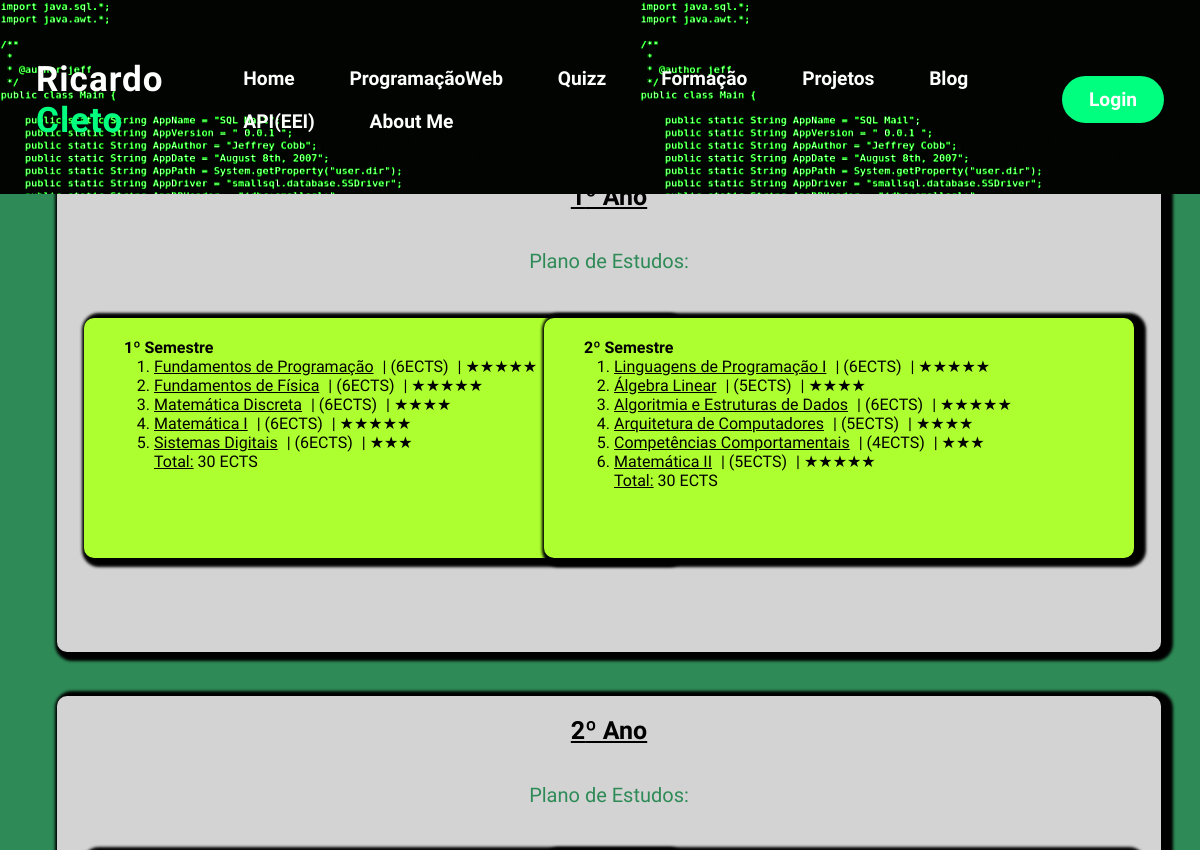
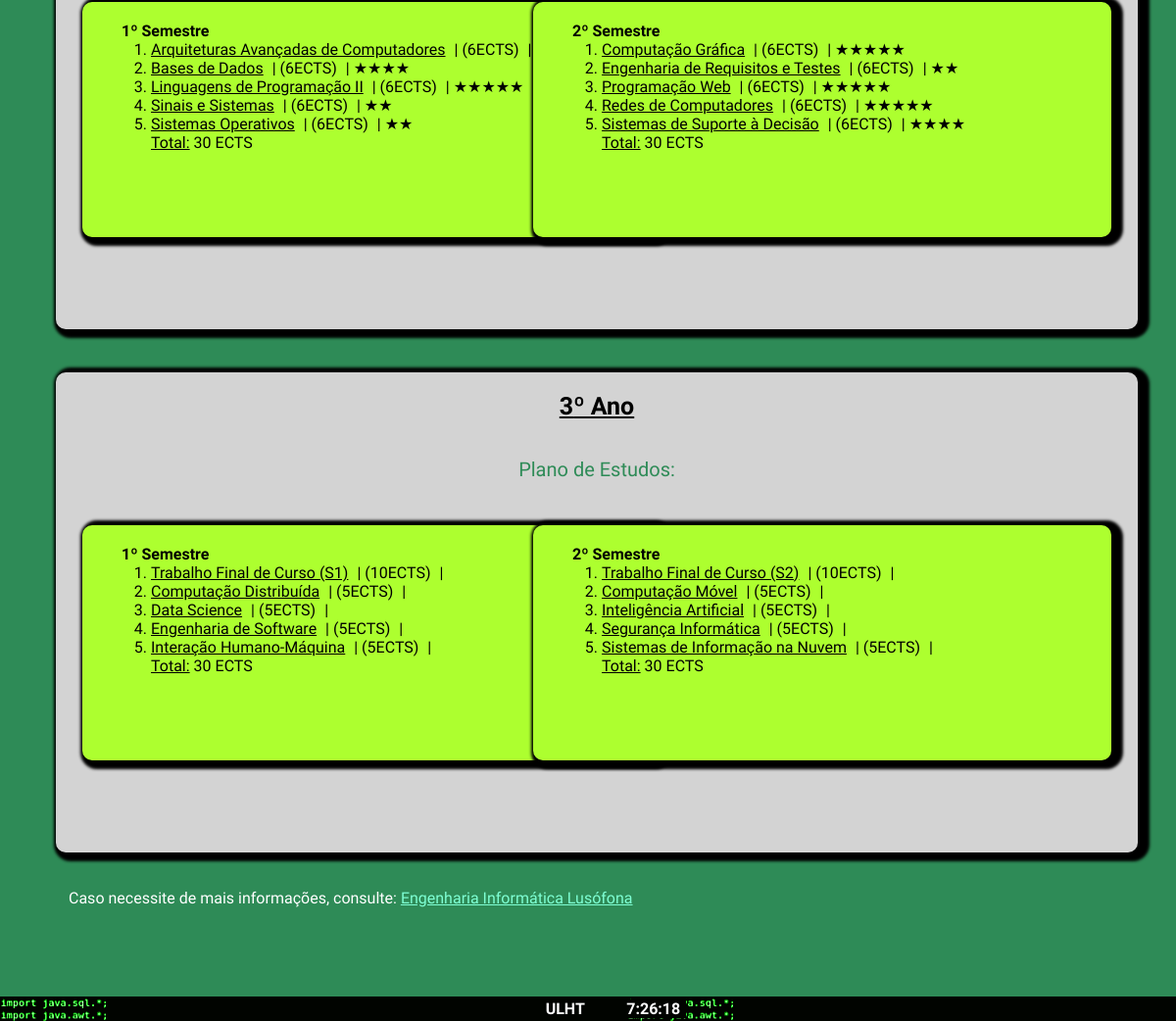
Page /formacao on the committed database (2 pictures, top to bottom).
### portfolio/models.py (models this page shows, shortened)
class Formacao(models.Model):
    ano = models.IntegerField(default=0)
    cadeiras = models.ManyToManyField(Cadeiras)
    total_ects = models.CharField(max_length=100)

class Cadeiras(models.Model):
    nome_da_cadeira = models.CharField(max_length=100)
    semestre = models.IntegerField(default=1)
    ects = models.IntegerField(default=0)
    avaliacao = models.CharField(max_length=100, blank=True)
    link_cadeira = models.URLField(max_length=200, blank=True)
    def __str__(self):
        return f"{self.nome_da_cadeira}"

### portfolio/views.py (the view)
# urls.py: path('formacao', views.formacao_view, name='formação'),
def formacao_view(request):
    context = {'formacao': Formacao.objects.all(), 'cadeiras': Formacao.cadeiras}
    return render(request, 'portfolio/formação.html', context)

### portfolio/templates/portfolio/formação.html
{% extends 'portfolio/layout.html' %}
{% block style %}
    {% load static %}
    <link rel="stylesheet" type="text/css" href="{% static 'portfolio/css/formacao.css' %}"/>
{% endblock style %}
{% block main %}
<div class="container">
    <div class="divRetangulos">
        {% for formation in formacao %}
            <div class="textoDentroDivRetangulos">
                <h3 class="tituloCadaAno"> <u> {{formation.ano}}º Ano </u> </h3>
                <br>
                <p>
                    <center class="SubtitulotitulosCadaAno"> <span class="colorizedSpanTitulo">  Plano de Estudos: </span> </center>
                    <br>
                    <p class="backgroundRelativo">
                        <div class="semestres">
                            <h4>1º Semestre</h4>
                            <ol>
                                {% for cadeiras in formation.cadeiras.all %}
                                    {% if cadeiras.semestre == 1 %}
                                        <li> <a href="{{ cadeiras.link_cadeira }}">{{ cadeiras }}</a> <span class="divisoria"> | </span> <span class="colorizedSpanECTS"> ({{ cadeiras.ects }}ECTS) <span class="divisoria"> | </span> {{ cadeiras.avaliacao }} </span> </li>
                                    {% endif %}
                                {% endfor %}
                            </ol>
                            <u style="margin-left: 50px;">Total:</u> {{ formation.total_ects }} ECTS
                        </div>
                        <div class="semestres2">
                            <h4>2º Semestre</h4>
                            <ol>
                                {% for cadeiras in formation.cadeiras.all %}
                                    {% if cadeiras.semestre == 2 %}
                                        <li> <a href="{{ cadeiras.link_cadeira }}">{{ cadeiras }}</a> <span class="divisoria"> | </span> <span class="colorizedSpanECTS"> ({{ cadeiras.ects }}ECTS) <span class="divisoria"> | </span> {{ cadeiras.avaliacao }} </span> </li>
                                    {% endif %}
                                {% endfor %}
                            </ol>
                            <u style="margin-left: 50px;">Total:</u> {{ formation.total_ects }} ECTS
                        </div>
                    </p>
                </p>
            </div>
        {% endfor %}
    </div>
    <p class="infoExtra">
        Caso necessite de mais informações, consulte:
        <a href="https://www.ulusofona.pt/licenciaturas/engenharia-informatica">Engenharia Informática Lusófona</a>
    </p>
</div>
{% endblock main %}

### portfolio/static/portfolio/css/layout.css (style rules this page uses)
* { padding: 0; margin: 0; font-family: 'Secular One', sans-serif; }
body { overflow: hidden; }
span { color: SpringGreen; }

### portfolio/static/portfolio/css/formacao.css (style rules this page uses)
.container { display: block; background-size: 100% 100%; background-color: seagreen; position: absolute; width: 100%; height: 100%; overflow-y: auto; }
.divRetangulos { display: grid; grid-template-columns: repeat(1, 1fr); grid-template-rows: repeat(1, auto); margin-top: 125px; margin-left: 20px; padding: 30px; gap: 30px; }
.divRetangulos div { width: 95%; height: 450px; box-shadow: 5px 2px 3px 7px black; border-radius: 10px; background-color: LightGray; padding: 20px; margin: 7px; }
.textoDentroDivRetangulos h3 { text-align: center; }
.textoDentroDivRetangulos p { text-align: left; display: inline-block; }
.textoDentroDivRetangulos ol { margin-left: 50px; }
.textoDentroDivRetangulos h4 { margin-left: 20px; }
.colorizedSpanTitulo { color: seagreen; }
.colorizedSpanECTS { color: Black; }
.infoExtra { color: white; margin-left: 70px; }
.infoExtra a { color: aquamarine; }
.divRetangulos div .semestres { background-color: GreenYellow; position: relative; width: 550px; height: 200px; margin-right: auto; margin-bottom: auto; }
.divRetangulos div .semestres2 { background-color: GreenYellow; position: relative; width: 550px; height: 200px; margin-left: auto; margin-bottom: auto; bottom: 55%; }
.backgroundRelativo { position: relative; }
.SubtitulotitulosCadaAno { font-size: 20px; }
.tituloCadaAno { font-size: 25px; }
.divRetangulos div .semestres a { color: Black; }
.divRetangulos div .semestres2 a { color: Black; }
.divisoria { margin-left: 5px; color: Black; }

### rows in the picture
Formacao: ano "1", total_ects "30"
Cadeiras: nome_da_cadeira "Fundamentos de Programação", ects "6", avaliacao "★★★★★"
Cadeiras: nome_da_cadeira "Fundamentos de Física", ects "6", avaliacao "★★★★★"
Cadeiras: nome_da_cadeira "Matemática Discreta", ects "6", avaliacao "★★★★"
Cadeiras: nome_da_cadeira "Matemática I", ects "6", avaliacao "★★★★★"
Cadeiras: nome_da_cadeira "Sistemas Digitais", ects "6", avaliacao "★★★"
Cadeiras: nome_da_cadeira "Linguagens de Programação I", ects "6", avaliacao "★★★★★"
Cadeiras: nome_da_cadeira "Álgebra Linear", ects "5", avaliacao "★★★★"
Cadeiras: nome_da_cadeira "Algoritmia e Estruturas de Dados", ects "6", avaliacao "★★★★★"
Cadeiras: nome_da_cadeira "Arquitetura de Computadores", ects "5", avaliacao "★★★★"
Cadeiras: nome_da_cadeira "Competências Comportamentais", ects "4", avaliacao "★★★"
Cadeiras: nome_da_cadeira "Matemática II", ects "5", avaliacao "★★★★★"
Formacao: ano "2", total_ects "30"
Cadeiras: nome_da_cadeira "Arquiteturas Avançadas de Computadores", ects "6"
Cadeiras: nome_da_cadeira "Bases de Dados", ects "6", avaliacao "★★★★"
Cadeiras: nome_da_cadeira "Linguagens de Programação II", ects "6", avaliacao "★★★★★"
Cadeiras: nome_da_cadeira "Sinais e Sistemas", ects "6", avaliacao "★★"
Cadeiras: nome_da_cadeira "Sistemas Operativos", ects "6", avaliacao "★★"
Cadeiras: nome_da_cadeira "Computação Gráfica", ects "6", avaliacao "★★★★★"
Cadeiras: nome_da_cadeira "Engenharia de Requisitos e Testes", ects "6", avaliacao "★★"
Cadeiras: nome_da_cadeira "Programação Web", ects "6", avaliacao "★★★★★"
Cadeiras: nome_da_cadeira "Redes de Computadores", ects "6", avaliacao "★★★★★"
Cadeiras: nome_da_cadeira "Sistemas de Suporte à Decisão", ects "6", avaliacao "★★★★"
Formacao: ano "3", total_ects "30"
Cadeiras: nome_da_cadeira "Trabalho Final de Curso (S1)", ects "10"
Cadeiras: nome_da_cadeira "Computação Distribuída", ects "5"
Cadeiras: nome_da_cadeira "Data Science", ects "5"
Cadeiras: nome_da_cadeira "Engenharia de Software", ects "5"
Cadeiras: nome_da_cadeira "Interação Humano-Máquina", ects "5"
Cadeiras: nome_da_cadeira "Trabalho Final de Curso (S2)", ects "10"
Cadeiras: nome_da_cadeira "Computação Móvel", ects "5"
Cadeiras: nome_da_cadeira "Inteligência Artificial", ects "5"
Cadeiras: nome_da_cadeira "Segurança Informática", ects "5"
Cadeiras: nome_da_cadeira "Sistemas de Informação na Nuvem", ects "5"
